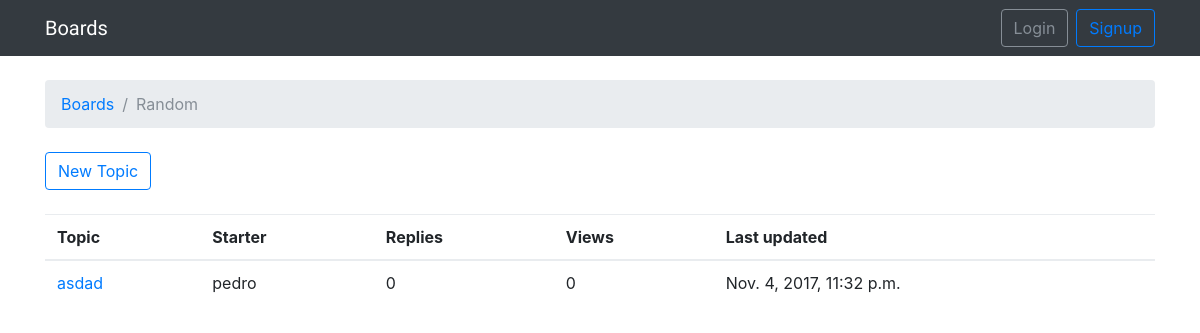
The app's page /boards/3/, older data.
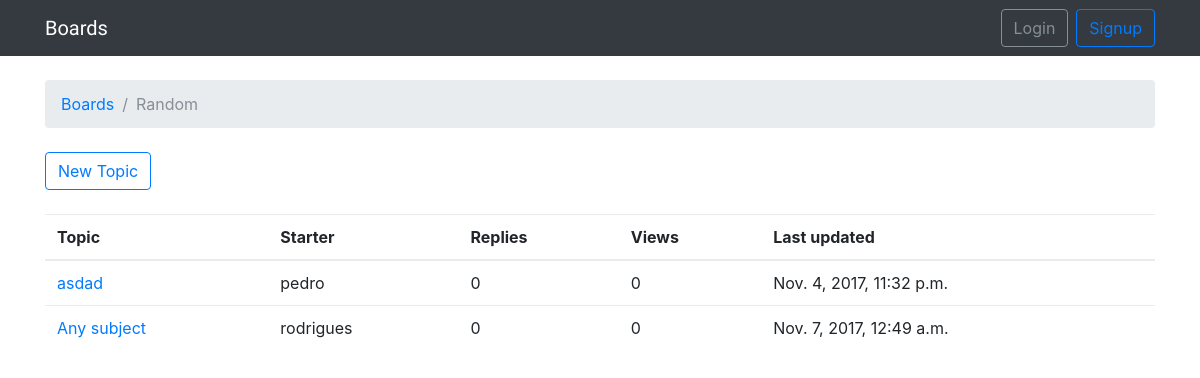
The same page, newer data.
### boards/models.py (models this page shows)
class Topic(models.Model):
    subject = models.CharField(max_length=255)
    last_updated = models.DateTimeField(auto_now_add=True)
    board = models.ForeignKey(Board, related_name='topics')
    starter = models.ForeignKey(User, related_name='topics')

### boards/views.py (the view)
# urls.py: url(r'^boards/(?P<pk>\d+)/$', boards_views.board_topics, name='board_topics'),
def board_topics(request, pk):
    board = get_object_or_404(Board, pk=pk)
    return render(request, 'topics.html', {'board': board})

### templates/topics.html (shortened to what this page needs)
{% extends 'base.html' %}
{% block breadcrumb %}
    <li class="breadcrumb-item"><a href="{% url 'home' %}">Boards</a></li>
    <li class="breadcrumb-item active">{{board.name}}</li>
{% endblock %}
{% block content %}
    <div class="mb-4">
        <a href="{% url 'new_topic' board.pk %}" class="btn btn-outline-primary">New Topic</a>
    </div>
    <table class="table">
        <thead class="thead-inverse">
            <tr>
                <th>Topic</th>
                <th>Starter</th>
                <th>Replies</th>
                <th>Views</th>
                <th>Last updated</th>
            </tr>
        </thead>
        <tbody>
            {% for topic in board.topics.all %}
                <tr>
                    <td><a href="{% url 'topic_posts' board.pk topic.pk %}">{{ topic.subject }}</td>
                    <td>{{ topic.starter.username }}</td>
                    <td>0</td>
                    <td>0</td>
                    <td>{{ topic.last_updated }}</td>
                </tr>
            {% endfor %}
        </tbody>
    </table>
{% endblock %}

Row changes from the older to the newer data that the page shows:
added Topic: subject "Any subject", starter.username "rodrigues", last_updated "Nov. 7, 2017, 12:49 a.m."
